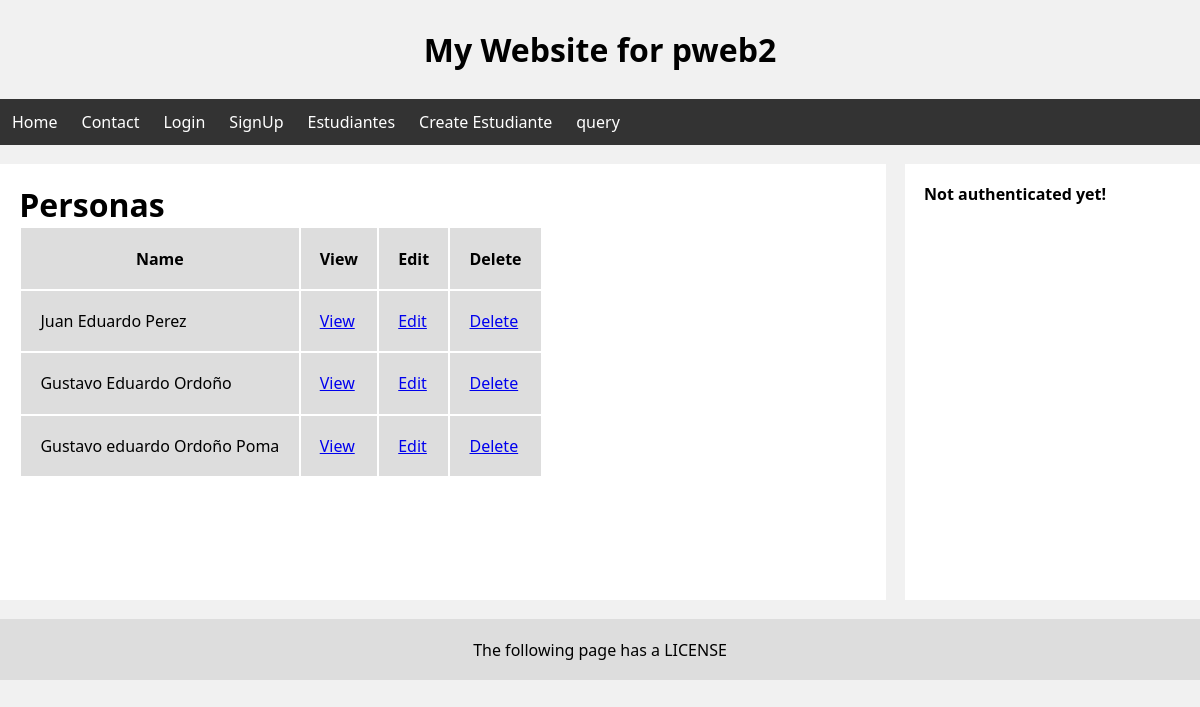
The page /personas/ on the database its author committed.
### personas/models.py (models this page shows, shortened)
class Persona(models.Model):
    nombres = models.CharField(max_length=100)
    apellidos = models.CharField(max_length=100)
    edad = models.IntegerField() # max_digits=3
    donador = models.BooleanField()
    def get_absolute_url(self):
        return reverse("personas:browsing", kwargs={"myID": self.id})

### personas/views.py (the view)
# urls.py: path('', views.personasListView, name="listing")
def personasListView(request):
    personas = Persona.objects.all()
    return render(request, "personas/personasLista.html", {
        "personas": personas
    })

### personas/templates/personas/personasLista.html (shortened to what this page needs)
{% extends 'layouts/main-layout.html' %}
{% block content %}
    <h1>Personas</h1>
    <table>
        <thead>
            <tr>
                <th>Name</th>
                <th>View</th>
                <th>Edit</th>
                <th>Delete</th>
            </tr>
        </thead>
        <tbody>
            {% for persona in personas %}
            <tr>
                <td>
                    {{ persona.nombres }} {{ persona.apellidos }}
                </td>
                <td>
                    <a href="{{ persona.get_absolute_url }}">View</a>
                </td>
                <td>
                    <a href="/personas/{{ persona.id }}/edit">Edit</a>
                </td>
                <td>
                    <a href="/personas/{{ persona.id }}/delete">Delete</a>
                </td>
            </tr>
            {% endfor %}
        </tbody>
    </table>
{% endblock %}

### static/css/styles.css (style rules this page uses)
* { box-sizing: border-box; margin: 0; padding: 0; font-family:'Segoe UI', Tahoma, Geneva, Verdana, sans-serif; }
body { background-color: #F1F1F1; }

### personas/templates/personas/personasLista.html (style rules this page uses)
tr, th, td { padding: 1.2rem; color: #000; background-color: #DDD; }

### rows shown on the page
Persona: nombres "Juan Eduardo", apellidos "Perez"
Persona: nombres "Gustavo Eduardo", apellidos "Ordoño"
Persona: nombres "Gustavo eduardo", apellidos "Ordoño Poma"
